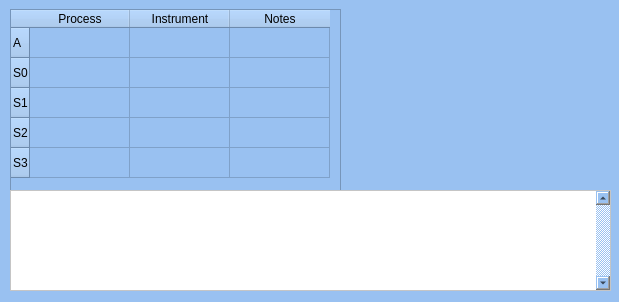
<?xml version="1.0" encoding="UTF-8"?>
<ui version="4.0">
 <class>Rtsp_Dialog_class</class>
 <widget class="QDialog" name="Rtsp_Dialog_class">
  <property name="geometry">
   <rect>
    <x>0</x>
    <y>0</y>
    <width>619</width>
    <height>302</height>
   </rect>
  </property>
  <property name="windowTitle">
   <string>Server Control</string>
  </property>
  <property name="styleSheet">
   <string notr="true">background-color: rgb(153, 193, 241);</string>
  </property>
  <widget class="QTableWidget" name="process_table">
   <property name="geometry">
    <rect>
     <x>10</x>
     <y>9</y>
     <width>331</width>
     <height>192</height>
    </rect>
   </property>
   <property name="rowCount">
    <number>5</number>
   </property>
   <property name="columnCount">
    <number>3</number>
   </property>
   <row>
    <property name="text">
     <string>A</string>
    </property>
   </row>
   <row>
    <property name="text">
     <string>S0</string>
    </property>
   </row>
   <row>
    <property name="text">
     <string>S1</string>
    </property>
   </row>
   <row>
    <property name="text">
     <string>S2</string>
    </property>
   </row>
   <row>
    <property name="text">
     <string>S3</string>
    </property>
   </row>
   <column>
    <property name="text">
     <string>Process</string>
    </property>
   </column>
   <column>
    <property name="text">
     <string>Instrument</string>
    </property>
   </column>
   <column>
    <property name="text">
     <string>Notes</string>
    </property>
   </column>
  </widget>
  <widget class="QTextBrowser" name="tB_log">
   <property name="geometry">
    <rect>
     <x>10</x>
     <y>190</y>
     <width>601</width>
     <height>101</height>
    </rect>
   </property>
   <property name="styleSheet">
    <string notr="true">background-color: rgb(255, 255, 255);</string>
   </property>
   <property name="verticalScrollBarPolicy">
    <enum>Qt::ScrollBarAlwaysOn</enum>
   </property>
  </widget>
 </widget>
 <resources/>
 <connections/>
</ui>
